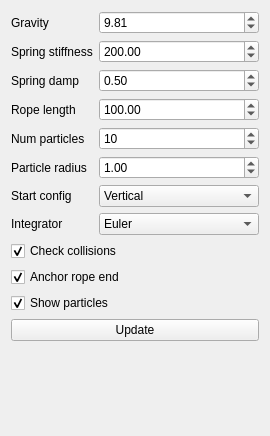
<?xml version="1.0" encoding="UTF-8"?>
<ui version="4.0">
 <class>WidgetRope</class>
 <widget class="QWidget" name="WidgetRope">
  <property name="geometry">
   <rect>
    <x>0</x>
    <y>0</y>
    <width>270</width>
    <height>436</height>
   </rect>
  </property>
  <property name="windowTitle">
   <string>Form</string>
  </property>
  <layout class="QFormLayout" name="formLayout">
   <item row="0" column="0">
    <widget class="QLabel" name="label">
     <property name="text">
      <string>Gravity</string>
     </property>
    </widget>
   </item>
   <item row="0" column="1">
    <widget class="QDoubleSpinBox" name="gravity">
     <property name="maximum">
      <double>100.000000000000000</double>
     </property>
     <property name="singleStep">
      <double>1.000000000000000</double>
     </property>
     <property name="value">
      <double>9.810000000000000</double>
     </property>
    </widget>
   </item>
   <item row="1" column="0">
    <widget class="QLabel" name="label_3">
     <property name="text">
      <string>Spring stiffness</string>
     </property>
    </widget>
   </item>
   <item row="1" column="1">
    <widget class="QDoubleSpinBox" name="springStiffness">
     <property name="maximum">
      <double>1000.000000000000000</double>
     </property>
     <property name="singleStep">
      <double>10.000000000000000</double>
     </property>
     <property name="value">
      <double>200.000000000000000</double>
     </property>
    </widget>
   </item>
   <item row="2" column="0">
    <widget class="QLabel" name="label_6">
     <property name="text">
      <string>Spring damp</string>
     </property>
    </widget>
   </item>
   <item row="2" column="1">
    <widget class="QDoubleSpinBox" name="springDamping">
     <property name="maximum">
      <double>1.000000000000000</double>
     </property>
     <property name="singleStep">
      <double>0.100000000000000</double>
     </property>
     <property name="value">
      <double>0.500000000000000</double>
     </property>
    </widget>
   </item>
   <item row="3" column="0">
    <widget class="QLabel" name="label_2">
     <property name="text">
      <string>Rope length</string>
     </property>
    </widget>
   </item>
   <item row="3" column="1">
    <widget class="QDoubleSpinBox" name="ropeLength">
     <property name="maximum">
      <double>200.000000000000000</double>
     </property>
     <property name="singleStep">
      <double>1.000000000000000</double>
     </property>
     <property name="value">
      <double>100.000000000000000</double>
     </property>
    </widget>
   </item>
   <item row="4" column="0">
    <widget class="QLabel" name="label_4">
     <property name="text">
      <string>Num particles</string>
     </property>
    </widget>
   </item>
   <item row="4" column="1">
    <widget class="QSpinBox" name="numParticles">
     <property name="minimum">
      <number>2</number>
     </property>
     <property name="maximum">
      <number>1000</number>
     </property>
     <property name="singleStep">
      <number>10</number>
     </property>
     <property name="value">
      <number>10</number>
     </property>
    </widget>
   </item>
   <item row="5" column="0">
    <widget class="QLabel" name="label_5">
     <property name="text">
      <string>Particle radius</string>
     </property>
    </widget>
   </item>
   <item row="5" column="1">
    <widget class="QDoubleSpinBox" name="particleScale">
     <property name="maximum">
      <double>100.000000000000000</double>
     </property>
     <property name="singleStep">
      <double>0.100000000000000</double>
     </property>
     <property name="value">
      <double>1.000000000000000</double>
     </property>
    </widget>
   </item>
   <item row="8" column="0" colspan="2">
    <widget class="QCheckBox" name="checkCollisions">
     <property name="text">
      <string>Check collisions</string>
     </property>
     <property name="checked">
      <bool>true</bool>
     </property>
    </widget>
   </item>
   <item row="9" column="0" colspan="2">
    <widget class="QCheckBox" name="anchoredEnd">
     <property name="text">
      <string>Anchor rope end</string>
     </property>
     <property name="checked">
      <bool>true</bool>
     </property>
    </widget>
   </item>
   <item row="11" column="0" colspan="2">
    <widget class="QPushButton" name="btnUpdate">
     <property name="text">
      <string>Update</string>
     </property>
    </widget>
   </item>
   <item row="6" column="0">
    <widget class="QLabel" name="label_7">
     <property name="text">
      <string>Start config</string>
     </property>
    </widget>
   </item>
   <item row="6" column="1">
    <widget class="QComboBox" name="startConfig">
     <item>
      <property name="text">
       <string>Vertical</string>
      </property>
     </item>
     <item>
      <property name="text">
       <string>Horizontal</string>
      </property>
     </item>
     <item>
      <property name="text">
       <string>Helix</string>
      </property>
     </item>
    </widget>
   </item>
   <item row="10" column="0" colspan="2">
    <widget class="QCheckBox" name="showParticles">
     <property name="text">
      <string>Show particles</string>
     </property>
     <property name="checked">
      <bool>true</bool>
     </property>
    </widget>
   </item>
   <item row="7" column="0">
    <widget class="QLabel" name="label_8">
     <property name="text">
      <string>Integrator</string>
     </property>
    </widget>
   </item>
   <item row="7" column="1">
    <widget class="QComboBox" name="integrators">
     <item>
      <property name="text">
       <string>Euler</string>
      </property>
     </item>
     <item>
      <property name="text">
       <string>Symplectic Euler</string>
      </property>
     </item>
     <item>
      <property name="text">
       <string>Midpoint</string>
      </property>
     </item>
     <item>
      <property name="text">
       <string>RK2</string>
      </property>
     </item>
     <item>
      <property name="text">
       <string>RK4</string>
      </property>
     </item>
     <item>
      <property name="text">
       <string>Verlet</string>
      </property>
     </item>
    </widget>
   </item>
  </layout>
 </widget>
 <resources/>
 <connections/>
</ui>
